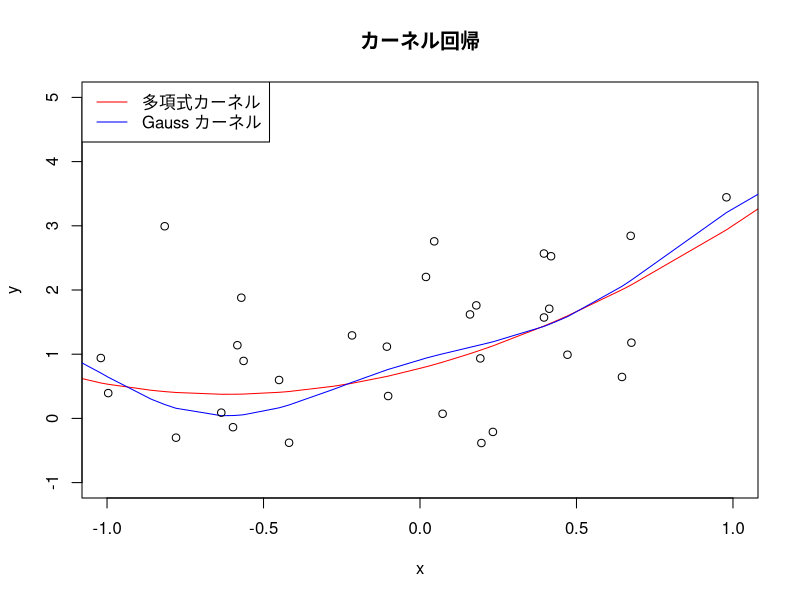
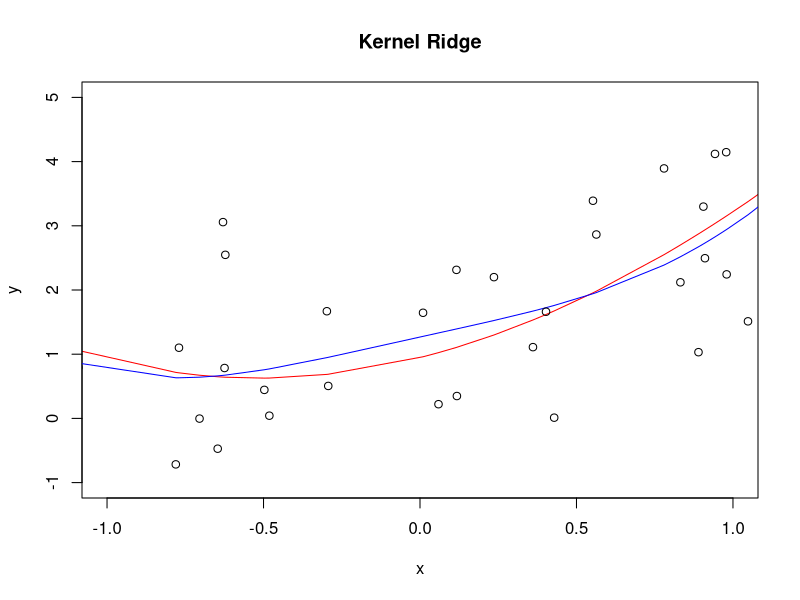
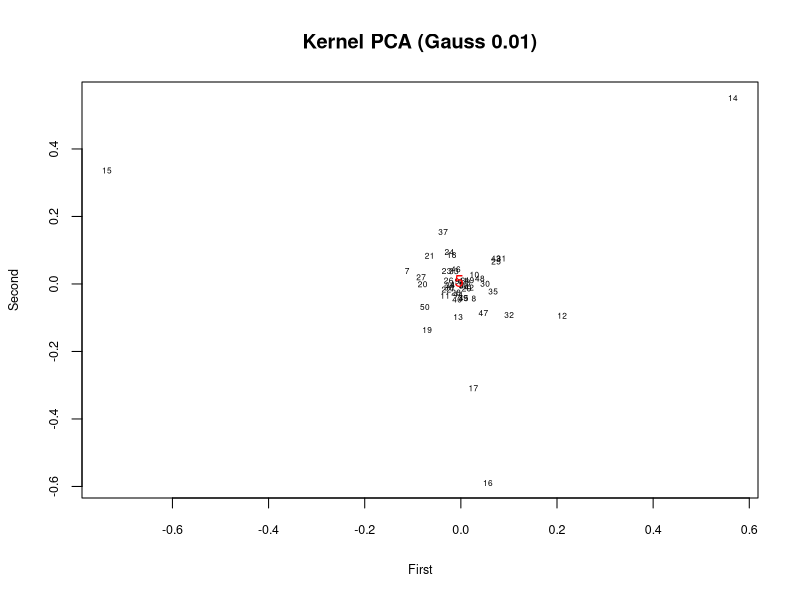
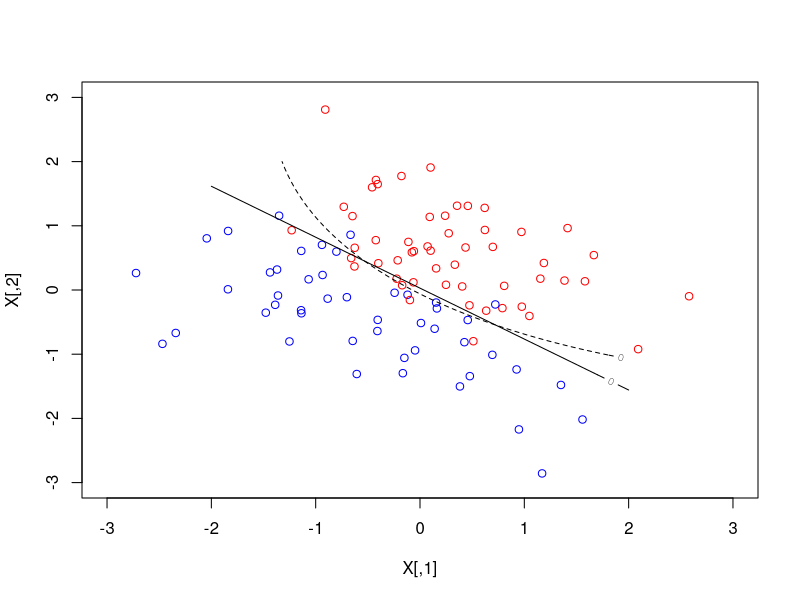
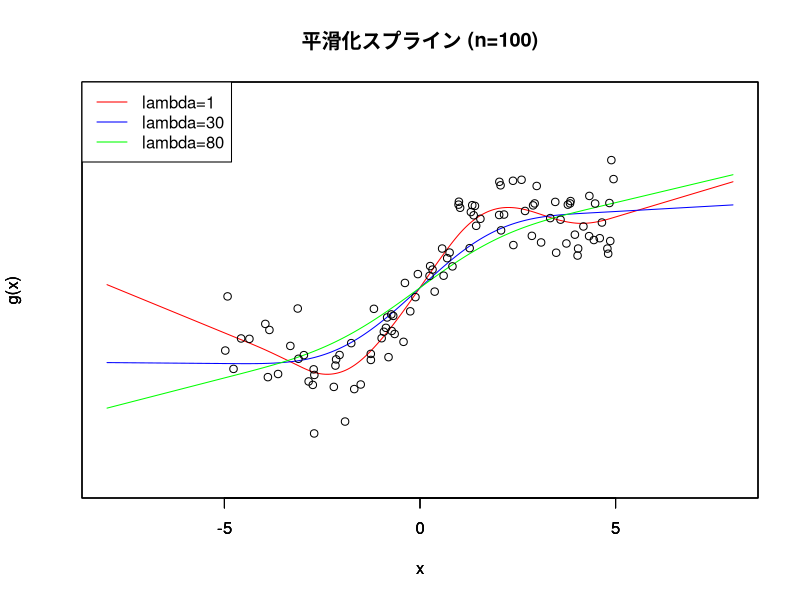
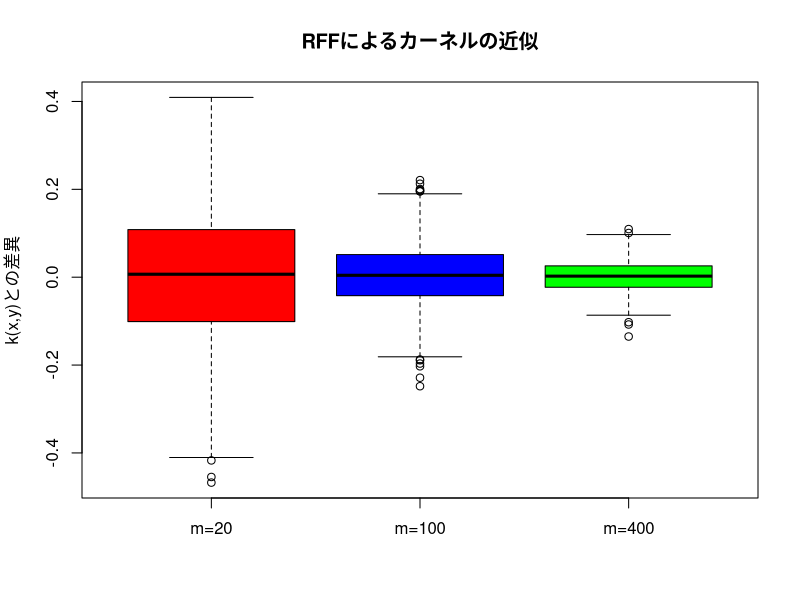
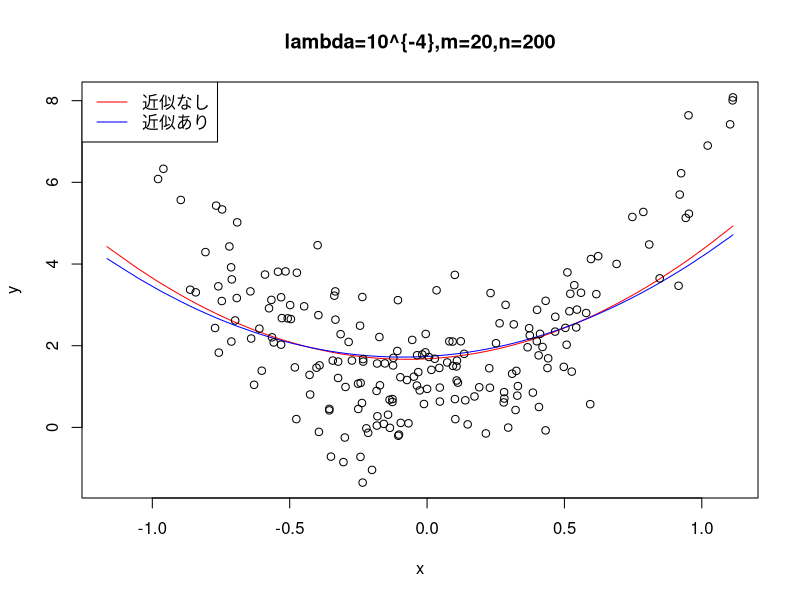
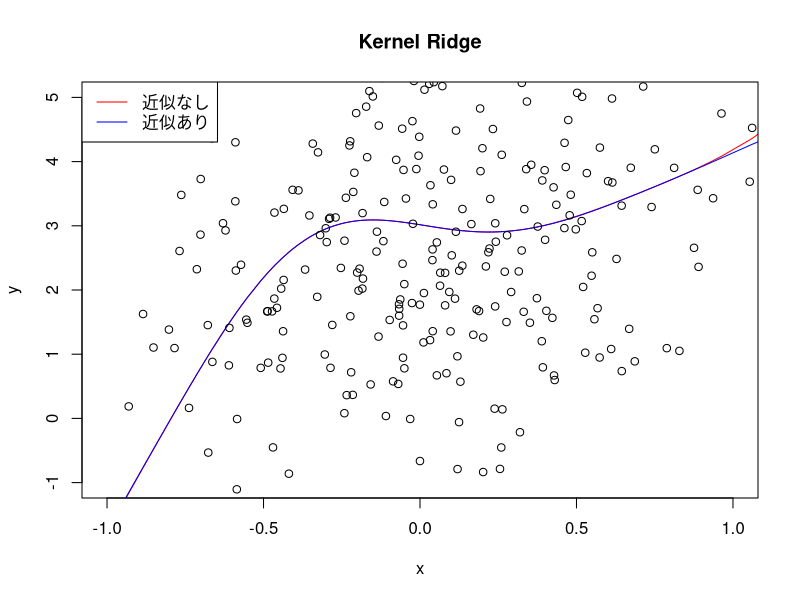

Source code (R) for these figures, in order:
# 第4章 カーネル計算の実際

## 4.1 カーネルRidge回帰

alpha=function(k,x,y){
  n=length(x); K=matrix(0,n,n)
  for(i in 1:n)for(j in 1:n)K[i,j]=k(x[i],x[j])
  return(solve(K+10^(-5)*diag(n))%*%y)   ## K が正則でないかも 10^(-5)I で可逆に
}

### 例63

k.p=function(x,y) (sum(x*y)+1)^3     ## カーネル定義
k.g=function(x,y) exp(-(x-y)^2/2)    ## カーネル定義
lambda=0.1
n=50; x=rnorm(n); y=1+x+x^2+rnorm(n)       ## データ生成
alpha.p=alpha(k.p,x,y); alpha.g=alpha(k.g,x,y)
z=sort(x); u=array(n); v=array(n)
for(j in 1:n){
  S=0;for(i in 1:n)S=S+alpha.p[i]*k.p(x[i],z[j]); u[j]=S
  S=0;for(i in 1:n)S=S+alpha.g[i]*k.g(x[i],z[j]); v[j]=S
}
plot(z,u,type="l",xlim=c(-1,1),xlab="x", ylab="y", ylim=c(-1,5),
  col="red",main="カーネル回帰")
lines(z,v,col="blue"); points(x,y)
legend("topleft", legend = c("多項式カーネル","Gauss カーネル"), 
  col = c("red","blue"), lty = 1)


alpha=function(k,x,y){
    n=length(x); K=matrix(0,n,n)
    for(i in 1:n)for(j in 1:n)K[i,j]=k(x[i],x[j])
    return(solve(K+lambda*diag(n))%*%y)
}


### 例64

k.p=function(x,y) (sum(x*y)+1)^3    ## カーネル定義
k.g=function(x,y) exp(-(x-y)^2/2)    ## カーネル定義
lambda=0.1
n=50; x=rnorm(n); y=1+x+x^2+rnorm(n)       ## データ生成
alpha.p=alpha(k.p,x,y); alpha.g=alpha(k.g,x,y)
z=sort(x); u=array(n); v=array(n)
for(j in 1:n){
    S=0;for(i in 1:n)S=S+alpha.p[i]*k.p(x[i],z[j]); u[j]=S
    S=0;for(i in 1:n)S=S+alpha.g[i]*k.g(x[i],z[j]); v[j]=S
}
plot(z,u,type="l",xlim=c(-1,1),xlab="x", ylab="y", ylim=c(-1,5),col="red",main="Kernel Ridge")
lines(z,v,col="blue"); points(x,y)


## 4.2 カーネル主成分分析


kernel.pca.train=function(x,k){
  n=nrow(x); K=matrix(0,n,n); S=rep(0,n); T=rep(0,n)
  for(i in 1:n)for(j in 1:n)K[i,j]=k(x[i,],x[j,])
  for(i in 1:n)S[i]=sum(K[i,])
  for(j in 1:n)T[j]=sum(K[,j])
  U=sum(K)
  for(i in 1:n)for(j in 1:n)K[i,j]=K[i,j]-S[i]/n-T[j]/n+U/n^2
  res=eigen(K)
  alpha=matrix(0,n,n)
  for (i in 1:n)alpha[,i]=res$vector[,i]/res$value[i]^0.5
  return(alpha)
}

kernel.pca.test=function(x,k,alpha,m,z){
  n=nrow(x)
  pca=array(0,dim=m)
  for(i in 1:n)pca=pca+alpha[i,1:m]*k(x[i,],z)
  return(pca) 
}


### 例65

#k=function(x,y) sum(x*y)
sigma.2=0.01; k=function(x,y) exp(-norm(x-y,"2")^2/2/sigma.2)
x=as.matrix(USArrests); n=nrow(x); p=ncol(x)
alpha=kernel.pca.train(x,k)
z=array(dim=c(n,2)); for(i in 1:n)z[i,]=kernel.pca.test(x,k,alpha,2,x[i,])
min.1=min(z[,1]); min.2=min(z[,2]); max.1=max(z[,1]); max.2=max(z[,2]) 
plot(0, xlim=c(min.1,max.1),ylim=c(min.2,max.2),xlab="First",ylab="Second",cex.lab=0.75,cex.axis = 0.75, main="Kernel PCA (Gauss 0.01)")
for(i in 1:n)if(i!=5)text(z[i,1],z[i,2],labels=i,cex = 0.5)
text(z[5,1],z[5,2],5,col="red")
## 通常のPCAの場合、スコアは下記1行で求めることができる。
z=prcomp(x)$x[,1:2]


## 4.3 カーネルSVM

### 例66

library(quadprog)
K.linear <-function(x,y) {return(t(x)%*%y)}
K.poly <-function(x,y) {return((1+t(x)%*%y)^2)}
svm.2=function(X,y,C, K){ ## 関数名をsvmとした.2
 eps=0.0001; n=nrow(X); Dmat=matrix(nrow=n,ncol=n);Kmat = matrix(nrow=n,ncol = n)
 for(i in 1:n)for(j in 1:n) {Dmat[i,j]=K(X[i,],X[j,])*y[i]*y[j];Kmat = K(X[i,],X[j,])}
 Dmat=Dmat+eps*diag(n); dvec=rep(1,n)
 Amat=matrix(nrow=(2*n+1),ncol=n); Amat[1,]=y; Amat[2:(n+1),1:n]=-diag(n);
 Amat[(n+2):(2*n+1),1:n]=diag(n) ; Amat=t(Amat)
 bvec=c(0,-C*rep(1,n),rep(0,n)); meq=1
 alpha=solve.QP(Dmat,dvec,Amat,bvec=bvec,meq=1)$solution
 index=(1:n)[0<alpha&alpha<C]
 beta=drop(Kmat%*%(alpha*y)); beta.0=mean(y[index]-beta[index])
 return(list(alpha=alpha,beta.0=beta.0))
}
# 関数の定義
plot.kernel=function(K, lty){ ## 引数で，線の種類を指定するlty
 qq=svm.2(X,y,0.1,K); alpha=qq$alpha; beta.0=qq$beta.0
 f=function(u,v){x=c(u,v); S=beta.0; for(i in 1:n)S=S+alpha[i]*y[i]*K(X[i,], x); return(S)}
 ## は，f(x,y)での方向の高さを求める。これから，輪郭を求めることができる。z
 u=seq(-2,2,.1);v=seq(-2,2,.1);w=array(dim=c(41,41))
 for(i in 1:41)for(j in 1:41)w[i,j]=f(u[i],v[j])
 contour(u,v,w,level=0,add=TRUE,lty=lty)
}
 # 実行
a=rnorm(1); b=rnorm(1)
n=100; X=matrix(rnorm(n*2),ncol=2,nrow=n); y=sign(a*X[,1]+b*X[,2]+0.3*rnorm(n))
plot(-3:3,-3:3,xlab="X[,1]",ylab="X[,2]", type="n")
for(i in 1:n){
 if(y[i]==1)points(X[i,1],X[i,2],col="red") else points(X[i,1],X[i,2],col= "blue")
}
plot.kernel(K.linear,1); plot.kernel(K.poly,2)


## 4.4 スプライン

## d,h で基底を求める関数を構成している
d=function(j,x,knots){
    K=length(knots);
    (max((x-knots[j])^3,0)-max((x-knots[K])^3,0))/(knots[K]-knots[j])
}
h=function(j,x,knots){
    K=length(knots);
    if(j==1) return(1) else if(j==2)return(x) else return(d(j-2,x,knots)-d(K-1,x,knots))
}
## Gは、2回微分した関数を積分した値になっている。
G=function(x){        ## xの各値が昇順になっていることを仮定している
   n=length(x); g=matrix(0, nrow=n,ncol=n)
   for(i in 3:(n-1))for(j in i:n){
      g[i,j]=12*(x[n]-x[n-1])*(x[n-1]-x[j-2])*(x[n-1]-x[i-2])/(x[n]-x[i-2])/(x[n]-x[j-2])+
      (12*x[n-1]+6*x[j-2]-18*x[i-2])*(x[n-1]-x[j-2])^2/(x[n]-x[i-2])/(x[n]-x[j-2])
      g[j,i]=g[i,j]
   }
return(g)
}
## メインの処理
n=100; x=runif(n,-5,5); y=x+sin(x)*2+rnorm(n)  ## データ生成
index=order(x); x=x[index];y=y[index]
X=matrix(nrow=n,ncol=n); X[,1]=1
for(j in 2:n)for(i in 1:n)X[i,j]=h(j,x[i],x)  ## 行列Xの生成
GG=G(x);                                    ## 行列Gの生成
lambda.set=c(1,30,80); col.set=c("red","blue","green")
for(i in 1:3){
    lambda=lambda.set[i]
    gamma=solve(t(X)%*%X+lambda*GG)%*%t(X)%*%y
    g=function(u){S=gamma[1]; for(j in 2:n)S=S+gamma[j]*h(j,u,x); return(S)}
    u.seq=seq(-8,8,0.02); v.seq=NULL; for(u in u.seq)v.seq=c(v.seq,g(u))
    plot(u.seq,v.seq,type="l",yaxt="n", xlab="x",ylab="g(x)",ylim=c(-8,8), col=col.set[i])
    par(new=TRUE)
}
points(x,y); legend("topleft", paste0("lambda=",lambda.set), col=col.set, lty=1)
title("平滑化スプライン (n=100)")


## 4.5 Random Fourier Features

### 例68

sigma=10; sigma2=sigma^2
k=function(x,y) exp(-(x-y)^2/2/sigma2)
z=function(x) sqrt(2/m)*cos(w*x+b)
zz=function(x,y) sum(z(x)*z(y))
u=matrix(0,1000,3)
m_seq=c(20,100,400)
for(i in 1:1000){
  x=rnorm(1); y=rnorm(1)
  for(j in 1:3){
    m=m_seq[j]; w=rnorm(m)/sigma; b=runif(m)*2*pi
    u[i,j]=zz(x,y)-k(x,y)
  }
}
boxplot(u[,1],u[,2],u[,3], ylab="k(x,y)との差異",names=paste0("m=",m_seq),
        col=c("red","blue","green"), main="RFFによるカーネルの近似")


### 例69

sigma=10; sigma2=sigma^2

## 関数z
m=20; w=rnorm(m)/sigma; b=runif(m)*2*pi
z=function(u,m) sqrt(2/m)*cos(w*u+b)

## ガウスカーネル
k.g=function(x,y)exp(-(x-y)^2/2/sigma2)

## データ生成
n=200; x=rnorm(n)/2; y=1+5*sin(x/10)+5*x^2+rnorm(n)  
x.min=min(x); x.max=max(x); y.min=min(y); y.max=max(y)
lambda=0.001  ## lambda=0.9も

# 低ランク近似の関数
alpha.rff=function(x,y,m){
  n=length(x)
  Z=array(dim=c(n,m))
  for(i in 1:n)Z[i,]=z(x[i],m)
  beta=solve(t(Z)%*%Z+lambda*diag(m))%*%t(Z)%*%y
  return(as.vector(beta))
}
# 通常の関数
alpha=function(k,x,y){
  n=length(x); K=matrix(0,n,n); for(i in 1:n)for(j in 1:n)K[i,j]=k(x[i],x[j])
  alpha=solve(K+lambda*diag(n))%*%y
  return(as.vector(alpha))
}
# 数値で比較する
alpha.hat=alpha(k.g,x,y)
beta.hat=alpha.rff(x,y,m)
r=sort(x); u=array(n); v=array(n)
for(j in 1:n){
  S=0;for(i in 1:n)S=S+alpha.hat[i]*k.g(x[i],r[j]); u[j]=S
  v[j]=sum(beta.hat*z(r[j],m))
}
plot(r,u,type="l",xlim=c(x.min,x.max),ylim=c(y.min,y.max),xlab="x", ylab="y",col="red",
     main="lambda=10^{-4},m=20,n=200")
lines(r,v,col="blue"); points(x,y)
legend("topleft",lwd=1,c("近似なし","近似あり"), col=c("red","blue"))


## 4.6 Nystrom近似

### 例70

sigma2=1; k.g=function(x,y)exp(-(x-y)^2/2/sigma2)
n=300; x=rnorm(n)/2; y=3-2*x^2+3*x^3+2*rnorm(n)       ## データ生成
lambda=10^(-5)  ## lambda=0.9も
m=10
# 低ランク近似の関数
alpha.m=function(k,x,y,m){
  n=length(x); K=matrix(0,n,n); for(i in 1:n)for(j in 1:n)K[i,j]=k(x[i],x[j])
  A=svd(K[1:m,1:m])
  u=array(dim=c(n,m)); 
  for(i in 1:m)for(j in 1:n)u[j,i]=sqrt(m/n)*sum(K[j,1:m]*A$u[1:m,i])/A$d[i]
  mu=A$d*n/m
  R=sqrt(mu[1])*u[,1]; for(i in 2:m)R=cbind(R,sqrt(mu[i])*u[,i])
  alpha=(diag(n)-R%*%solve(t(R)%*%R+lambda*diag(m))%*%t(R))%*%y/lambda
  return(as.vector(alpha))
}
# 通常の関数
alpha=function(k,x,y){
  n=length(x); K=matrix(0,n,n); for(i in 1:n)for(j in 1:n)K[i,j]=k(x[i],x[j])
  alpha=solve(K+lambda*diag(n))%*%y
  return(as.vector(alpha))
}
# 数値で比較する
alpha.1=alpha(k.g,x,y); alpha.2=alpha.m(k.g,x,y,m)
z=sort(x); u=array(n); v=array(n)
for(j in 1:n){
  S=0;for(i in 1:n)S=S+alpha.1[i]*k.g(x[i],z[j]); u[j]=S
  S=0;for(i in 1:n)S=S+alpha.2[i]*k.g(x[i],z[j]); v[j]=S
}
plot(z,u,type="l",xlim=c(-1,1),xlab="x", ylab="y", ylim=c(-1,5),col="red",main="Kernel Ridge")
lines(z,v,col="blue"); points(x,y)
legend("topleft",lwd=1,c("近似なし","近似あり"), col=c("red","blue"))


## 4.7 不完全Cholesky分解

im.ch=function(A,m=ncol(A)){
    n=ncol(A); R=matrix(0,n,n); P=diag(n)
	for(i in 1:n)R[i,i]=sqrt(A[i,i])
	max.R=0;for(i in 1:n)if(R[i,i]>max.R){k=i; max.R=R[i,i]}
	R[1,1]=max.R
	if(k != 1){
        w=A[,k]; A[,k]=A[,1]; A[,1]=w
		w=A[k,]; A[k,]=A[1,]; A[1,]=w
		P[1,1]=0; P[k,k]=0; P[1,k]=1; P[k,1]=1
	}
    for(i in 2:n)R[i,1]=A[i,1]/R[1,1]
	if(m>1)for(i in 2:m){
	    for(j in i:n)R[j,j]=sqrt(A[j,j]-sum(R[j,1:(i-1)]^2))
		max.R=0;for(j in i:n)if(R[j,j]>max.R){k=j; max.R=R[j,j]}
		R[i,i]=max.R
		if(k!=i){
		    w=R[i,1:(i-1)]; R[i,1:(i-1)]=R[k,1:(i-1)]; R[k,1:(i-1)]=w
			w=A[,k]; A[,k]=A[,i]; A[,i]=w
			w=A[k,]; A[k,]=A[i,]; A[i,]=w
                        Q=diag(n); Q[i,i]=0; Q[k,k]=0; Q[i,k]=1; Q[k,i]=1; P=P%*%Q
		}
		if(i<n)for(j in (i+1):n)R[j,i]=(A[j,i]-sum(R[i,1:(i-1)]*R[j,1:(i-1)]))/R[i,i]
	}
	if(m<n)for(i in (m+1):n)R[,i]=0
	return(list(P=P,R=R))
}

# データ生成
n=4; range=-5:5
D=matrix(sample(range,n*n,replace=TRUE),n,n)
A=t(D)%*%D

# 実行例
im.ch(A)
L=im.ch(A)$R; L%*%t(L)
P=im.ch(A)$P; t(P)%*%A%*%P
P%*%(L%*%t(L))%*%t(P)  ## A に一致する

im.ch(A,2)
L=im.ch(A,2)$R; L%*%t(L)
P=im.ch(A,2)$P; t(P)%*%A%*%P
P%*%(L%*%t(L))%*%t(P)   ## A の低ランク近似
